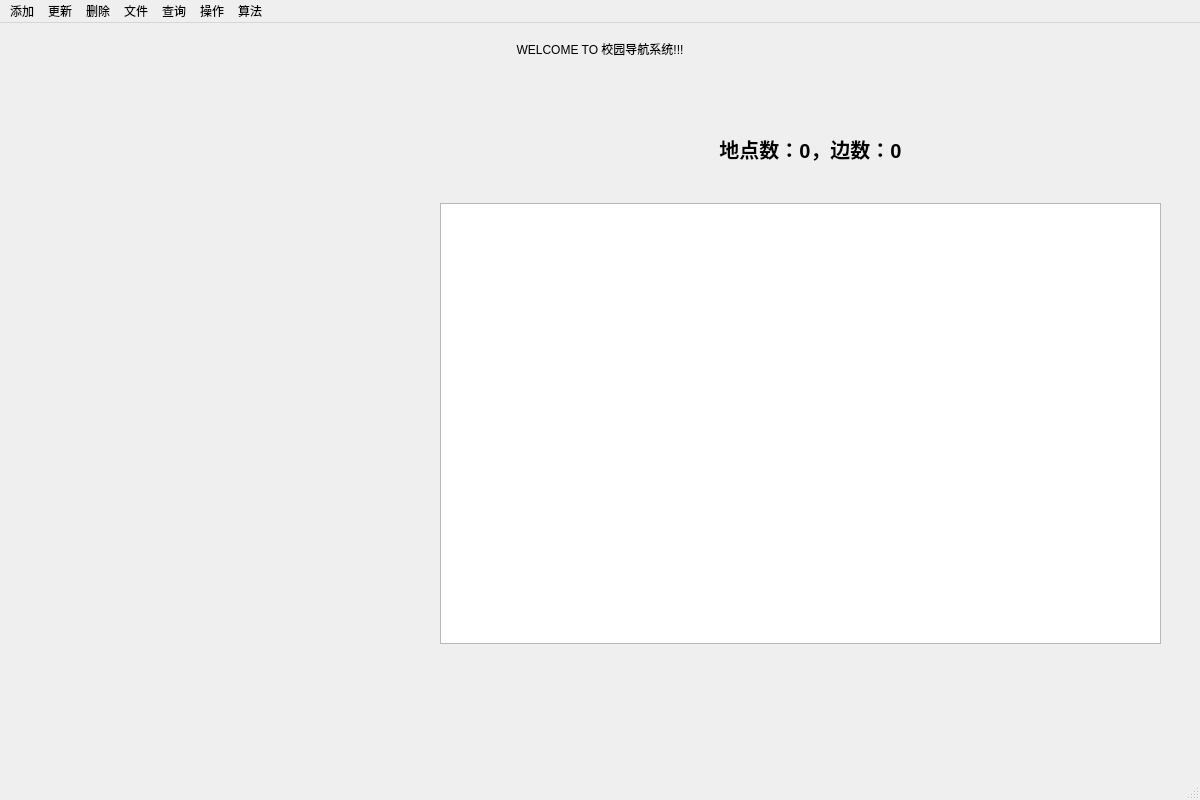
<?xml version="1.0" encoding="UTF-8"?>
<ui version="4.0">
 <class>MainWindow</class>
 <widget class="QMainWindow" name="MainWindow">
  <property name="geometry">
   <rect>
    <x>0</x>
    <y>0</y>
    <width>1200</width>
    <height>800</height>
   </rect>
  </property>
  <property name="minimumSize">
   <size>
    <width>1200</width>
    <height>800</height>
   </size>
  </property>
  <property name="maximumSize">
   <size>
    <width>1200</width>
    <height>800</height>
   </size>
  </property>
  <property name="windowTitle">
   <string>MainWindow</string>
  </property>
  <widget class="QWidget" name="centralwidget">
   <widget class="QLabel" name="mapLabel">
    <property name="geometry">
     <rect>
      <x>20</x>
      <y>60</y>
      <width>401</width>
      <height>701</height>
     </rect>
    </property>
    <property name="text">
     <string/>
    </property>
   </widget>
   <widget class="QLabel" name="titleLabel">
    <property name="geometry">
     <rect>
      <x>0</x>
      <y>10</y>
      <width>1200</width>
      <height>32</height>
     </rect>
    </property>
    <property name="minimumSize">
     <size>
      <width>1200</width>
      <height>32</height>
     </size>
    </property>
    <property name="maximumSize">
     <size>
      <width>1200</width>
      <height>32</height>
     </size>
    </property>
    <property name="text">
     <string>WELCOME TO 校园导航系统!!!</string>
    </property>
    <property name="alignment">
     <set>Qt::AlignmentFlag::AlignCenter</set>
    </property>
   </widget>
   <widget class="QPlainTextEdit" name="Log">
    <property name="geometry">
     <rect>
      <x>440</x>
      <y>180</y>
      <width>721</width>
      <height>441</height>
     </rect>
    </property>
   </widget>
   <widget class="QLabel" name="countlabel">
    <property name="geometry">
     <rect>
      <x>690</x>
      <y>100</y>
      <width>241</width>
      <height>51</height>
     </rect>
    </property>
    <property name="font">
     <font>
      <pointsize>15</pointsize>
      <bold>true</bold>
     </font>
    </property>
    <property name="text">
     <string>地点数：0，边数：0</string>
    </property>
    <property name="alignment">
     <set>Qt::AlignmentFlag::AlignCenter</set>
    </property>
   </widget>
  </widget>
  <widget class="QMenuBar" name="menubar">
   <property name="geometry">
    <rect>
     <x>0</x>
     <y>0</y>
     <width>1200</width>
     <height>17</height>
    </rect>
   </property>
   <widget class="QMenu" name="add">
    <property name="title">
     <string>添加</string>
    </property>
    <addaction name="addPlace"/>
    <addaction name="addEdge"/>
   </widget>
   <widget class="QMenu" name="update">
    <property name="title">
     <string>更新</string>
    </property>
    <addaction name="separator"/>
    <addaction name="updatePlace"/>
    <addaction name="updateEdge"/>
   </widget>
   <widget class="QMenu" name="del">
    <property name="title">
     <string>删除</string>
    </property>
    <addaction name="delPlace"/>
    <addaction name="delEdge"/>
   </widget>
   <widget class="QMenu" name="menu">
    <property name="title">
     <string>文件</string>
    </property>
    <addaction name="openPlaceFile"/>
    <addaction name="openEdgeFile"/>
    <addaction name="savefile"/>
   </widget>
   <widget class="QMenu" name="menuchaxun">
    <property name="title">
     <string>查询</string>
    </property>
    <widget class="QMenu" name="menu_2">
     <property name="title">
      <string>地点</string>
     </property>
     <addaction name="searchForPlaceByName"/>
     <addaction name="searchForPlacesByType"/>
     <addaction name="searchByTime"/>
    </widget>
    <addaction name="menu_2"/>
    <addaction name="searchForEdge"/>
   </widget>
   <widget class="QMenu" name="menu_3">
    <property name="title">
     <string>操作</string>
    </property>
    <addaction name="showAllPlaces"/>
    <addaction name="showAllEdges"/>
    <addaction name="resetGraph"/>
    <addaction name="printGraph"/>
    <addaction name="clearLog"/>
   </widget>
   <widget class="QMenu" name="menu_4">
    <property name="title">
     <string>算法</string>
    </property>
    <addaction name="isConnected"/>
    <addaction name="hasEulerPath"/>
    <addaction name="showEulerPath"/>
    <addaction name="shortestPath"/>
    <addaction name="findMST"/>
   </widget>
   <addaction name="add"/>
   <addaction name="update"/>
   <addaction name="del"/>
   <addaction name="menu"/>
   <addaction name="menuchaxun"/>
   <addaction name="menu_3"/>
   <addaction name="menu_4"/>
  </widget>
  <widget class="QStatusBar" name="statusbar"/>
  <action name="addPlace">
   <property name="text">
    <string>地点</string>
   </property>
  </action>
  <action name="addEdge">
   <property name="text">
    <string>路径</string>
   </property>
  </action>
  <action name="updatePlace">
   <property name="text">
    <string>特定地点推荐游玩时间</string>
   </property>
  </action>
  <action name="updateEdge">
   <property name="text">
    <string>特定路径权重</string>
   </property>
  </action>
  <action name="delPlace">
   <property name="text">
    <string>地点</string>
   </property>
  </action>
  <action name="delEdge">
   <property name="text">
    <string>路径</string>
   </property>
  </action>
  <action name="searchForEdge">
   <property name="text">
    <string>某个地点连接的所有路径</string>
   </property>
  </action>
  <action name="searchForPlaceByName">
   <property name="text">
    <string>按名称</string>
   </property>
  </action>
  <action name="searchForPlacesByType">
   <property name="text">
    <string>按类别</string>
   </property>
  </action>
  <action name="openPlaceFile">
   <property name="text">
    <string>读取地点文件</string>
   </property>
  </action>
  <action name="openEdgeFile">
   <property name="text">
    <string>读取道路文件</string>
   </property>
  </action>
  <action name="showAllPlaces">
   <property name="text">
    <string>显示所有地点信息</string>
   </property>
  </action>
  <action name="showAllEdges">
   <property name="text">
    <string>显示所有道路信息</string>
   </property>
  </action>
  <action name="resetGraph">
   <property name="text">
    <string>重置图信息</string>
   </property>
  </action>
  <action name="printGraph">
   <property name="text">
    <string>打印图信息</string>
   </property>
  </action>
  <action name="clearLog">
   <property name="text">
    <string>清空显示中的日志信息</string>
   </property>
  </action>
  <action name="isConnected">
   <property name="text">
    <string>判断图的连通性</string>
   </property>
  </action>
  <action name="hasEulerPath">
   <property name="text">
    <string>判断是否存在欧拉路径</string>
   </property>
  </action>
  <action name="showEulerPath">
   <property name="text">
    <string>打印欧拉路径</string>
   </property>
  </action>
  <action name="shortestPath">
   <property name="text">
    <string>计算两点最短路径</string>
   </property>
  </action>
  <action name="searchByTime">
   <property name="text">
    <string>按建议时间</string>
   </property>
  </action>
  <action name="findMST">
   <property name="text">
    <string>求最小生成树</string>
   </property>
  </action>
  <action name="savefile">
   <property name="text">
    <string>保存图信息</string>
   </property>
  </action>
 </widget>
 <resources/>
 <connections/>
</ui>
